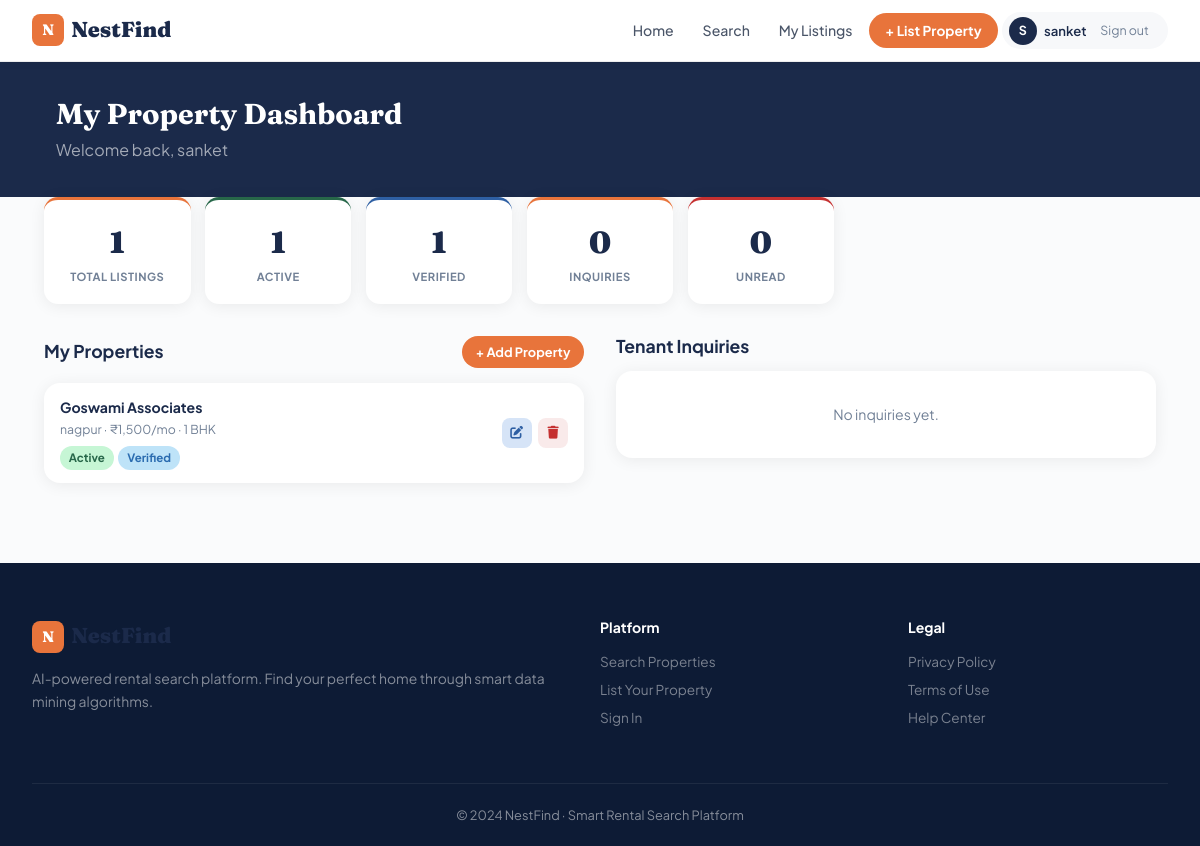
The app's page /owner/dashboard (signed in) with its own data.
### models.py (models this page shows)
class User(UserMixin, db.Model):
    __tablename__ = 'users'
    id = db.Column(db.Integer, primary_key=True)
    name = db.Column(db.String(100), nullable=False)
    email = db.Column(db.String(150), unique=True, nullable=False)
    password = db.Column(db.String(200), nullable=False)
    role = db.Column(db.String(20), default='tenant')  # tenant / owner / admin
    is_blocked = db.Column(db.Boolean, default=False)
    created_at = db.Column(db.DateTime, default=datetime.utcnow)
    preferences = db.relationship('TenantPreference', backref='user', uselist=False, lazy=True)
    properties = db.relationship('Property', backref='owner', lazy=True, foreign_keys='Property.owner_id')
    wishlist = db.relationship('Wishlist', backref='user', lazy=True)
    reviews = db.relationship('Review', backref='user', lazy=True)

class Property(db.Model):
    __tablename__ = 'properties'
    id = db.Column(db.Integer, primary_key=True)
    owner_id = db.Column(db.Integer, db.ForeignKey('users.id'), nullable=False)
    title = db.Column(db.String(200), nullable=False)
    description = db.Column(db.Text)
    location = db.Column(db.String(200), nullable=False)
    city = db.Column(db.String(100), nullable=False)
    area = db.Column(db.String(150))  # area/locality within the city
    price = db.Column(db.Float, nullable=False)
    bhk = db.Column(db.Integer, nullable=False)
    property_type = db.Column(db.String(50))
    furnishing = db.Column(db.String(50))
    area_sqft = db.Column(db.Float)
    available_from = db.Column(db.Date)
    is_active = db.Column(db.Boolean, default=True)
    is_verified = db.Column(db.Boolean, default=False)
    is_hidden = db.Column(db.Boolean, default=False)
    created_at = db.Column(db.DateTime, default=datetime.utcnow)
    features = db.relationship('PropertyFeature', backref='property', uselist=False, lazy=True)
    images = db.relationship('PropertyImage', backref='property', lazy=True)
    wishlist_items = db.relationship('Wishlist', backref='property', lazy=True)
    reviews = db.relationship('Review', backref='property', lazy=True)

### routes/owner.py (the view)
@owner.route('/dashboard')
@login_required
@require_owner
def dashboard():
    props = Property.query.filter_by(owner_id=current_user.id).order_by(Property.created_at.desc()).all()
    inquiries = (ContactInquiry.query.join(Property, ContactInquiry.property_id == Property.id)
                 .filter(Property.owner_id == current_user.id)
                 .order_by(ContactInquiry.created_at.desc()).limit(10).all())
    unread = sum(1 for i in inquiries if not i.is_read)
    stats = {
        'total': len(props), 'active': sum(1 for p in props if p.is_active),
        'verified': sum(1 for p in props if p.is_verified),
        'inquiries': len(inquiries), 'unread': unread
    }
    return render_template('owner/dashboard.html', properties=props, inquiries=inquiries, stats=stats)

### routes/auth.py (called while the page is built)
@login_manager.user_loader
def load_user(user_id):
    return User.query.get(int(user_id))

### routes/owner.py (called while the page is built)
def require_owner(f):
    @wraps(f)
    def dec(*a, **kw):
        if not current_user.is_authenticated or current_user.role not in ('owner','admin'):
            flash('Owner account required.', 'danger')
            return redirect(url_for('auth.login'))
        if current_user.is_blocked:
            flash('Your account is blocked.', 'danger')
            return redirect(url_for('auth.login'))
        return f(*a, **kw)
    return dec

### templates/owner/dashboard.html (shortened to what this page needs)
{% extends 'base.html' %}
{% block content %}
<div class="page-banner"><div class="container">
  <h1>My Property Dashboard</h1><p>Welcome back, {{ current_user.name }}</p>
</div></div>
<div class="container section">
  <div class="stat-row">
    <div class="stat-card"><div class="sc-n">{{ stats.total }}</div><div class="sc-l">Total Listings</div></div>
    <div class="stat-card accent"><div class="sc-n">{{ stats.active }}</div><div class="sc-l">Active</div></div>
    <div class="stat-card blue"><div class="sc-n">{{ stats.verified }}</div><div class="sc-l">Verified</div></div>
    <div class="stat-card orange"><div class="sc-n">{{ stats.inquiries }}</div><div class="sc-l">Inquiries</div></div>
    <div class="stat-card red"><div class="sc-n">{{ stats.unread }}</div><div class="sc-l">Unread</div></div>
  </div>
  <div class="two-col-layout">
    <div>
      <div class="panel-top"><h2>My Properties</h2><a href="/owner/property/add" class="btn-primary btn-sm">+ Add Property</a></div>
      <div class="data-panel">
        {% if properties %}
        {% for p in properties %}
        <div class="data-row">
          <div class="dr-info">
            <div class="dr-title">{{ p.title }}</div>
            <div class="dr-meta">{{ p.city }} · ₹{{ "{:,.0f}".format(p.price) }}/mo · {{ p.bhk }} BHK</div>
            <div class="dr-badges">
              <span class="badge {% if p.is_active %}green{% else %}red{% endif %}">{{ 'Active' if p.is_active else 'Inactive' }}</span>
              <span class="badge {% if p.is_verified %}blue{% else %}yellow{% endif %}">{{ 'Verified' if p.is_verified else 'Pending Review' }}</span>
            </div>
          </div>
          <div class="dr-actions">
            <a href="/owner/property/edit/{{ p.id }}" class="icon-btn"><i class="fas fa-edit"></i></a>
            <form method="POST" action="/owner/property/delete/{{ p.id }}" style="display:inline" onsubmit="return confirm('Deactivate this listing?')">
              <button type="submit" class="icon-btn del"><i class="fas fa-trash"></i></button>
            </form>
          </div>
        </div>
        {% endfor %}
        {% else %}
        <div class="empty-panel">
          <p>No properties listed yet.</p>
          <a href="/owner/property/add" class="btn-primary btn-sm mt1">Add Your First Property</a>
        </div>
        {% endif %}
      </div>
    </div>
    <div>
      <div class="panel-top"><h2>Tenant Inquiries</h2></div>
      <div class="data-panel">
        {% if inquiries %}
        {% for inq in inquiries %}
        <div class="data-row {% if not inq.is_read %}unread-row{% endif %}">
          <div class="dr-info">
            {% if not inq.is_read %}<span class="new-indicator">New</span>{% endif %}
            <div class="dr-title">{{ inq.prop.title }}</div>
            <div class="dr-meta">{{ inq.message[:80] }}{% if inq.message|length > 80 %}...{% endif %}</div>
            <div class="dr-meta">{{ inq.created_at.strftime('%d %b %Y, %I:%M %p') }}</div>
          </div>
          {% if not inq.is_read %}
          <form method="POST" action="/owner/inquiry/{{ inq.id }}/read">
            <button type="submit" class="btn-sm btn-outline">Mark Read</button>
          </form>
          {% endif %}
        </div>
        {% endfor %}
        {% else %}
        <div class="empty-panel"><p>No inquiries yet.</p></div>
        {% endif %}
      </div>
    </div>
  </div>
</div>
{% endblock %}

### templates/base.html (shortened to what this page needs)
<!DOCTYPE html>
<html lang="en">
<head>
<link rel="stylesheet" href="https://cdnjs.cloudflare.com/ajax/libs/font-awesome/6.5.0/css/all.min.css"/>
<link rel="stylesheet" href="/static/css/main.css"/>
</head>
<body>
<nav class="navbar">
  <a href="/" class="brand">
    <div class="brand-mark">N</div>
    <span class="brand-name">NestFind</span>
  </a>
  <div class="nav-links" id="navLinks">
    <a href="/" class="nav-link {% if request.path=='/' %}active{% endif %}">Home</a>
    <a href="/search" class="nav-link {% if '/search' in request.path %}active{% endif %}">Search</a>
    {% if current_user.is_authenticated %}
      {% if current_user.role == 'admin' %}
        <a href="/admin/dashboard" class="nav-link">Admin</a>
      {% elif current_user.role == 'owner' %}
        <a href="/owner/dashboard" class="nav-link">My Listings</a>
        <a href="/owner/property/add" class="nav-cta">+ List Property</a>
      {% else %}
        <a href="/wishlist" class="nav-link"><i class="fas fa-heart"></i> Saved</a>
      {% endif %}
      <div class="nav-user-pill">
        <div class="user-dot">{{ current_user.name[0].upper() }}</div>
        <span>{{ current_user.name.split()[0] }}</span>
        <a href="/logout" class="logout-link">Sign out</a>
      </div>
    {% else %}
      <a href="/login" class="nav-link">Login</a>
      <a href="/register" class="nav-cta">Register</a>
    {% endif %}
  </div>
</nav>
<main>{% block content %}{% endblock %}</main>
<footer class="site-footer">
  <div class="footer-grid">
    <div class="footer-about">
      <div class="brand"><div class="brand-mark">N</div><span class="brand-name">NestFind</span></div>
      <p>AI-powered rental search platform. Find your perfect home through smart data mining algorithms.</p>
    </div>
    <div>
      <h4>Platform</h4>
      <a href="/search">Search Properties</a>
      <a href="/register">List Your Property</a>
      <a href="/login">Sign In</a>
    </div>
    <div>
      <h4>Legal</h4>
      <a href="#">Privacy Policy</a>
      <a href="#">Terms of Use</a>
      <a href="#">Help Center</a>
    </div>
  </div>
  <div class="footer-bottom">© 2024 NestFind · Smart Rental Search Platform</div>
</footer>
</body>
</html>

### records on screen
User: name "S", name "sanket"
Property: title "Goswami Associates", city "nagpur", price "1,500", bhk "1", is_active "Active", is_verified "Verified"

### other values on screen
{{ stats.total }} "1"
{{ stats.active }} "1"
{{ stats.verified }} "1"
{{ stats.inquiries }} "0"
{{ stats.unread }} "0"
